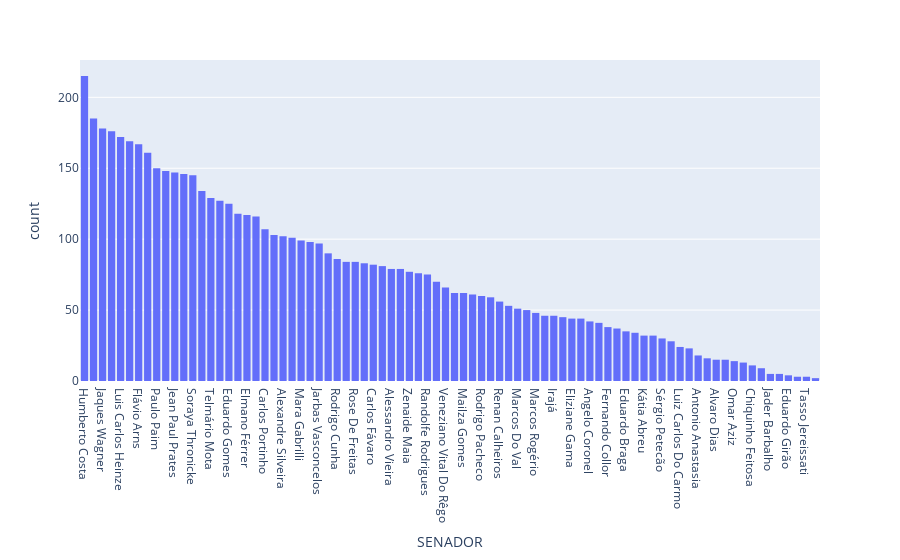

Notebook code for this chart:
### Code cell
# Gráfico leva em consideração a quantidade de despesas e não o valor total acumlado
fig = px.histogram(df_2022, x='SENADOR').update_xaxes(categoryorder="total descending")
fig.show()

### Figure 1 — Plotly figure (JSON) as saved in the notebook; plotly's stock layout.template omitted (floating-point values rounded to 4 significant figures; data arrays with more than 128 entries replaced by an {"elided": "..."} marker saying what was removed)
{"data": [{"alignmentgroup": "True", "bingroup": "x", "hovertemplate": "SENADOR=%{x}<br>count=%{y}<extra></extra>", "legendgroup": "", "marker": {"color": "#636efa", "pattern": {"shape": ""}}, "name": "", "offsetgroup": "", "orientation": "v", "showlegend": false, "type": "histogram", "x": {"elided": "6160 str values"}, "xaxis": "x", "yaxis": "y"}], "layout": {"barmode": "relative", "legend": {"tracegroupgap": 0}, "margin": {"t": 60}, "xaxis": {"anchor": "y", "categoryorder": "total descending", "domain": [0, 1], "title": {"text": "SENADOR"}}, "yaxis": {"anchor": "x", "domain": [0, 1], "title": {"text": "count"}}}}
